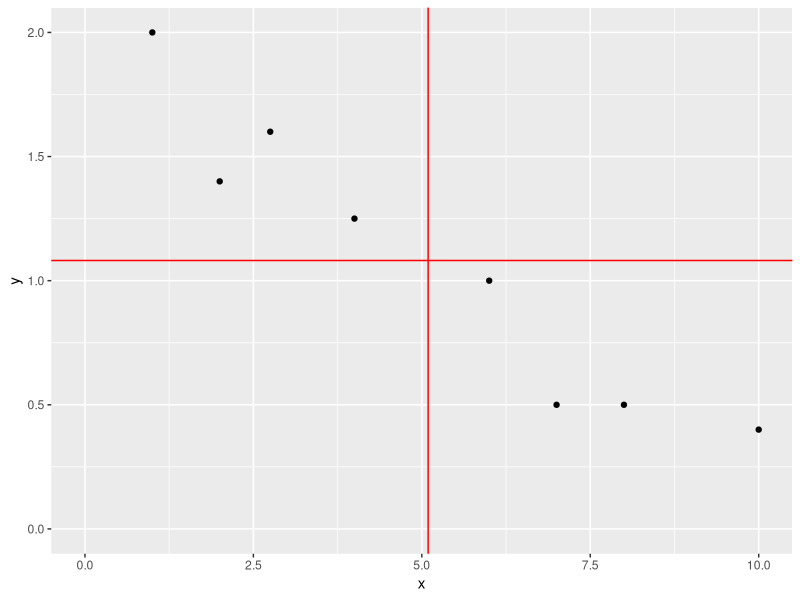
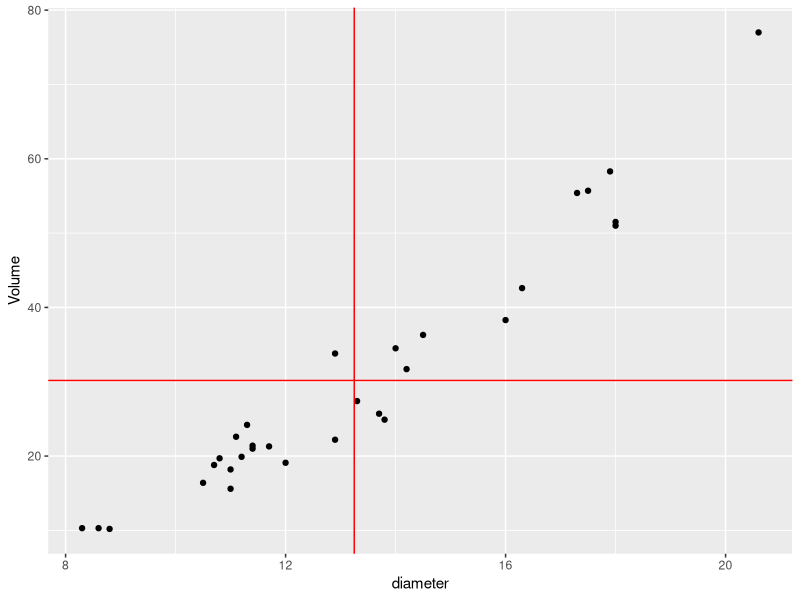
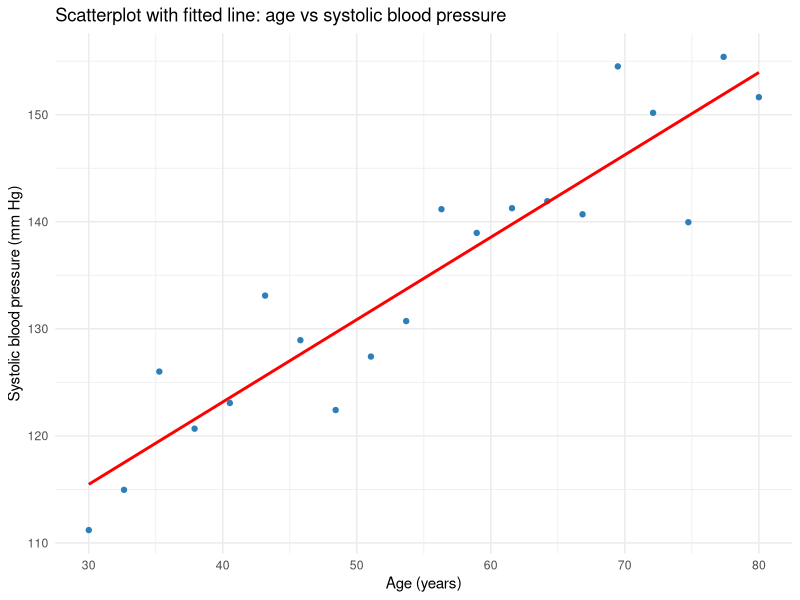
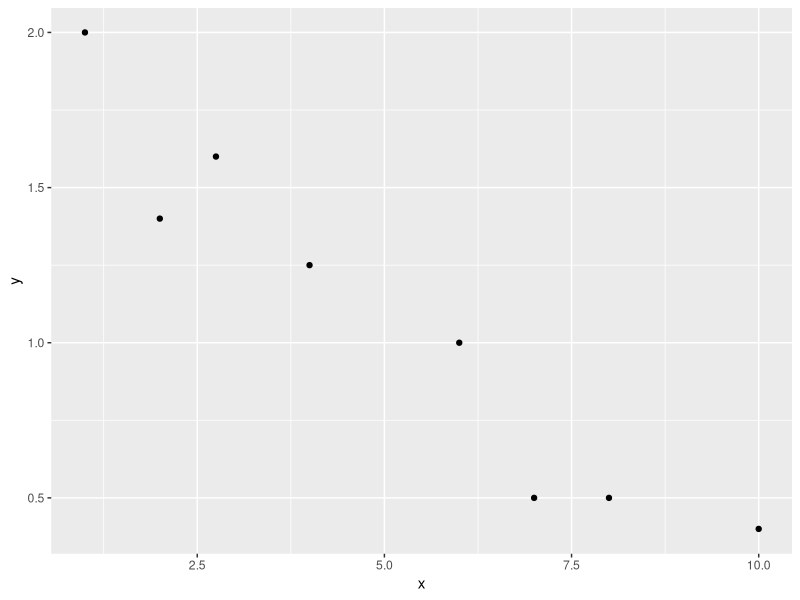
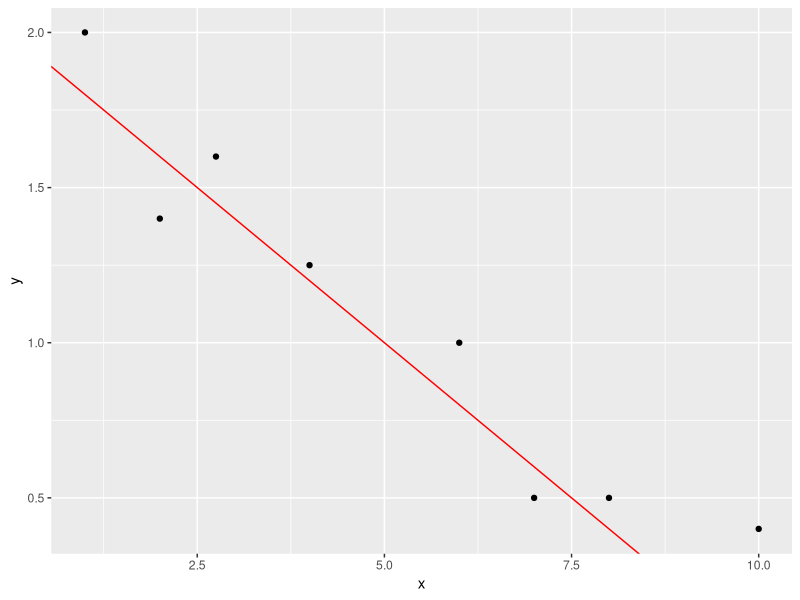
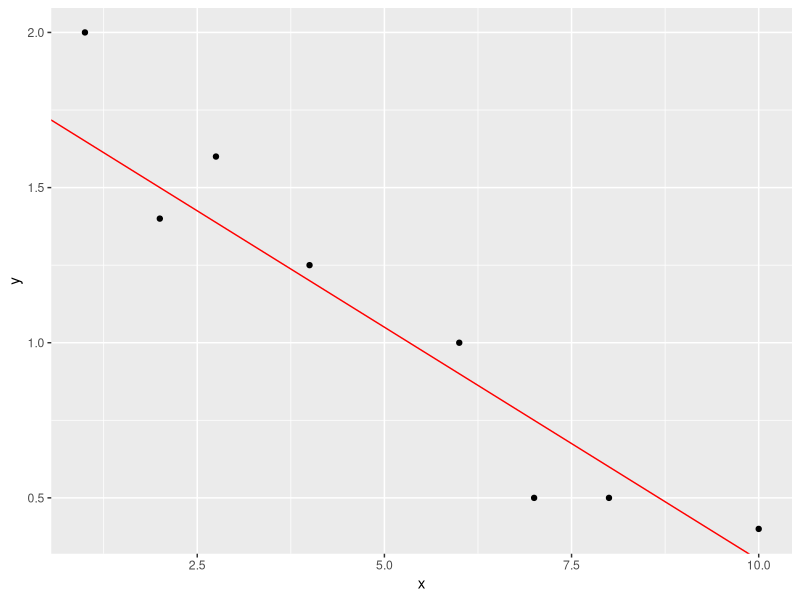
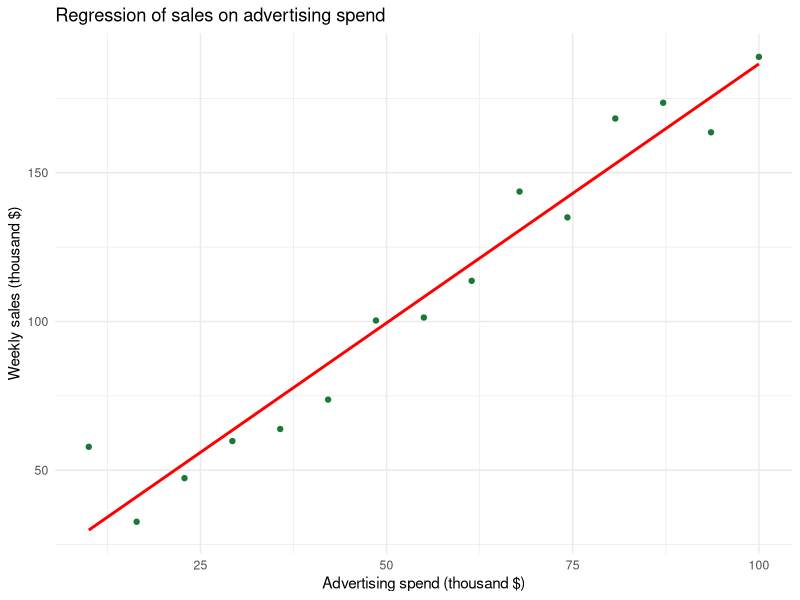

Generate these figures, in order, with R:
## ---- chunk 1
library(tidyverse)

x = c(1, 2 ,2.75, 4, 6, 7, 8, 10)
y = c(2, 1.4, 1.6, 1.25, 1, 0.5, 0.5, 0.4)

dat =  tibble(x, y)

ybar =  mean(y)
xbar =  mean(x)

ggplot(data=dat, aes(x = x, y = y)) +
  geom_point() +
  xlim(0,10) +
  ylim(0,2) +
  geom_hline(yintercept = ybar,col="red") +
  geom_vline(xintercept = xbar, col="red")

## ---- chunk 2
`(x-xbar)` = x-xbar
`(y-ybar)` = y-ybar

`(x-xbar)(y-ybar)` = `(x-xbar)`*`(y-ybar)`

dx = x - xbar
dy = y - ybar
dxdy = dx*dy


dat1 = tibble(
  `$x$` = x,
  `$y$` = y,
  # `$x - \\bar{x}$` = dx,
  # `$y - \\bar{y}$` = dy,

  `$(x - \\bar{x})^2$` = dx^2,
  `$(y - \\bar{y})^2$` = dy^2,
    `$(x - \\bar{x})(y - \\bar{y})$` = dx * dy
)

knitr::kable(
  dat1
)

## ---- chunk 3
library(datasets)
x = trees$Girth
y = trees$Volume
xbar = mean(trees$Girth)
ybar = mean(trees$Volume)

ggplot(data=trees, aes(x=Girth, y=Volume)) +
  geom_point() +
  geom_hline(yintercept = ybar,col="red") +
  geom_vline(xintercept = xbar, col="red")+
  xlab("diameter")


## ---- chunk 4
library(datasets)
library(tidyverse)
dx = x - xbar
dy = y - ybar
dxdy = dx*dy


dat1 = tibble(
  `$x$` = x,
  `$y$` = y,
  # `$x - \\bar{x}$` = dx,
  # `$y - \\bar{y}$` = dy,

  `$(x - \\bar{x})^2$` = dx^2,
  `$(y - \\bar{y})^2$` = dy^2,
    `$(x - \\bar{x})(y - \\bar{y})$` = dx * dy
)

knitr::kable(
  dat1
)
## ---- chunk 5
#| echo: false
#| message: false


library(tidyverse)
set.seed(123)
df_med <- tibble(
  age      = seq(30, 80, length.out = 20),
  systolic = 90 + 0.8 * age + rnorm(20, 0, 5)
)
ggplot(df_med, aes(x = age, y = systolic)) +
  geom_point(color = "#2c7fb8") +
  geom_smooth(method = "lm", se = FALSE, color = "red") +
  labs(x = "Age (years)", y = "Systolic blood pressure (mm Hg)",
       title = "Scatterplot with fitted line: age vs systolic blood pressure") +
  theme_minimal()
## ---- chunk 6
#| warning: false
#| echo: false
#| label: fig-2_1
#| fig-cap: Scatterplot of the data in @tbl-table2_1
library(tidyverse)
x = c(1, 2, 2.75, 4, 6, 7, 8, 10)
y = c(2, 1.4, 1.6, 1.25, 1, 0.5, 0.5, 0.4)
dat = tibble(x, y)

dat |> 
  ggplot(aes(x = x, y = y)) + 
  geom_point()

## ---- chunk 7
#| warning: false
#| echo: false
#| label: fig-2_2
#| fig-cap: Scatterplot of data in @tbl-table2_1 with the red line representing the line in @eq-02_01 
dat |> 
  ggplot(aes(x = x, y = y)) + 
  geom_point() +
  geom_abline(intercept = 2, slope = -0.2, color = "red")

## ---- chunk 8
#| warning: false
#| echo: false
#| label: fig-2_3
#| fig-cap: Scatterplot of data in @tbl-table2_1 with the red line representing the line in @eq-02_02 
dat |> 
  ggplot(aes(x = x, y = y)) + 
  geom_point() +
  geom_abline(intercept = 1.8, slope = -0.15, color = "red")

## ---- chunk 9
#| echo: false
library(tidyverse)
set.seed(7)
spend <- seq(10, 100, length.out = 15)
sales <- 20 + 1.5 * spend + rnorm(15, 0, 10)
df_bus <- tibble(spend = spend, sales = sales)

fit = lm(sales~spend, data = df_bus)

ggplot(df_bus, aes(x = spend, y = sales)) +
  geom_point(color = "#1b7837") +
  geom_smooth(method = "lm", se = FALSE, color = "red") +
  labs(x = "Advertising spend (thousand $)", y = "Weekly sales (thousand $)",
       title = "Regression of sales on advertising spend") +
  theme_minimal()
